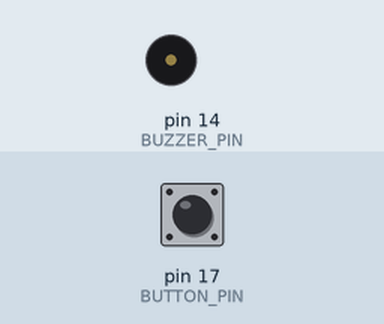
This sketch was run on a simulated Arduino Uno, built with avr-gcc and run on an emulated ATmega328P. Parts: buzzer (waves = sounding). Inputs (shaded band) come from the test bench; at power-on: pin 17 (BUTTON_PIN) HIGH.

Above: at 1.2 s.
1.3 s: pin 17 (BUTTON_PIN) pulled LOW for 1 s
At 1.8 s:
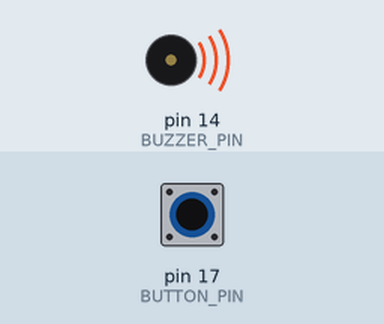
4.3 s: pin 17 (BUTTON_PIN) pulled LOW for 3.2 s
At 8.6 s:
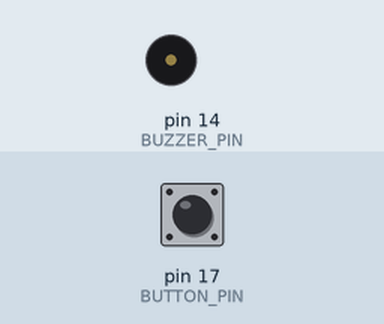
Timing chart, 0 to 10.1 s (numbered marks = the images above; inputs shaded):
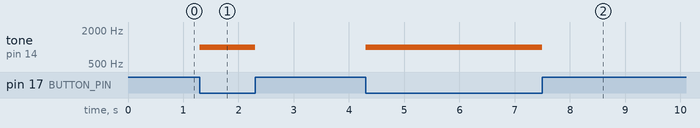

The sketch:

botoes_extra.ino
```cpp
#define BUZZER_PIN 14 // Define o pino do buzzer
#define BUTTON_PIN 17 // Define o pino onde o botão está conectado

void setup() {
  pinMode(BUZZER_PIN, OUTPUT); // Define o pino do buzzer como saída
  pinMode(BUTTON_PIN, INPUT_PULLUP); // Define o pino do botão como entrada com resistor de pull-up interno ativado
}

void loop() {
  // Verifica se o botão foi pressionado
  if (digitalRead(BUTTON_PIN) == LOW) {
    // Emite um som com frequência de 1000 Hz

    tone(BUZZER_PIN, 1000); // Liga o buzzer com frequência de 1000 Hz
    delay(100); // Aguarda 500 milissegundos (meio segundo)

    // Para o som
    noTone(BUZZER_PIN); // Desliga o buzzer
  }
}
```

Measured:
- after the input at 1.3 s, tone on pin 14 (BUZZER_PIN): silent → 1000 Hz at once, → silent 1.0 s later
- after the input at 4.3 s, tone on pin 14 (BUZZER_PIN): silent → 1000 Hz at once, → silent 3.2 s later
